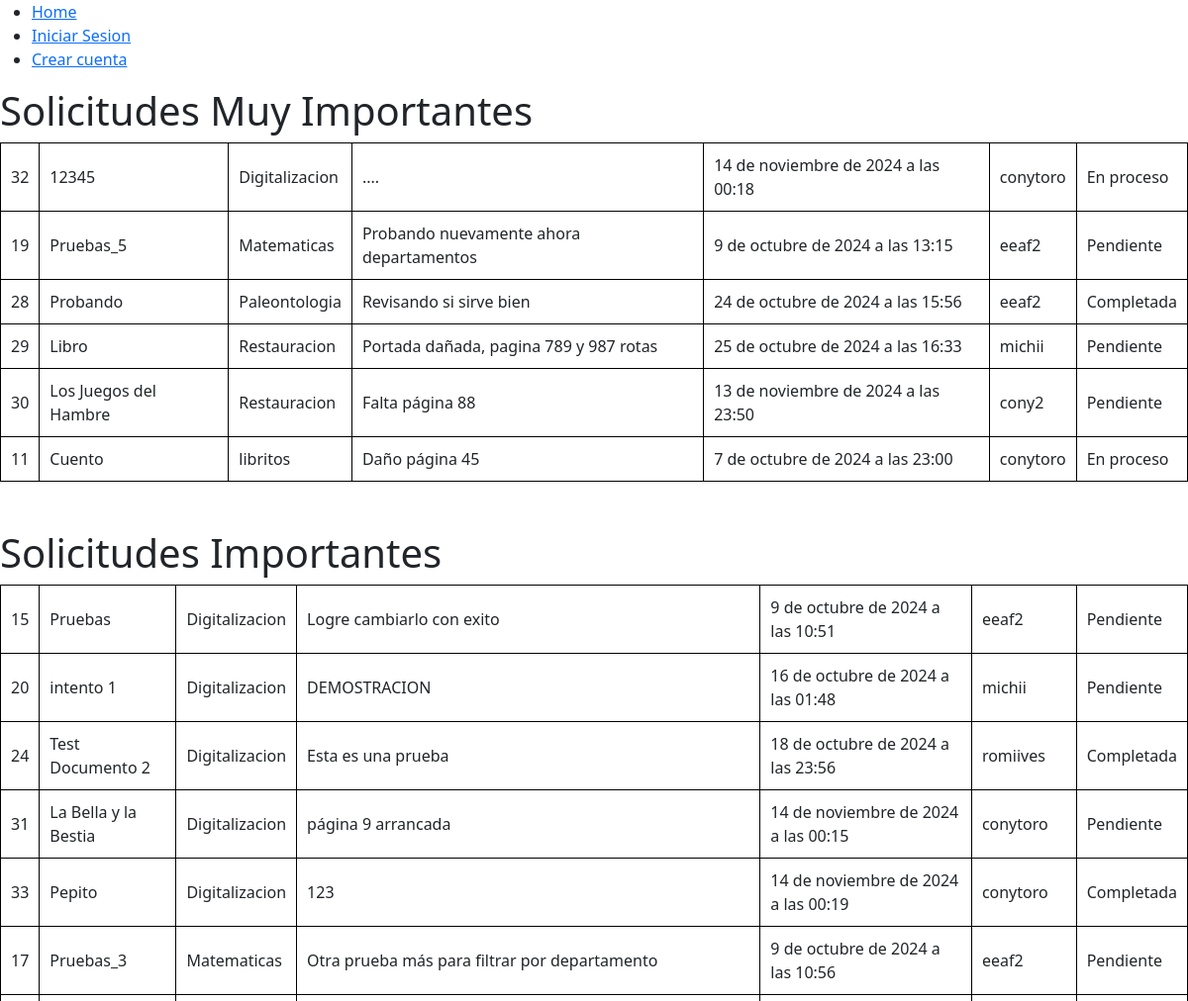
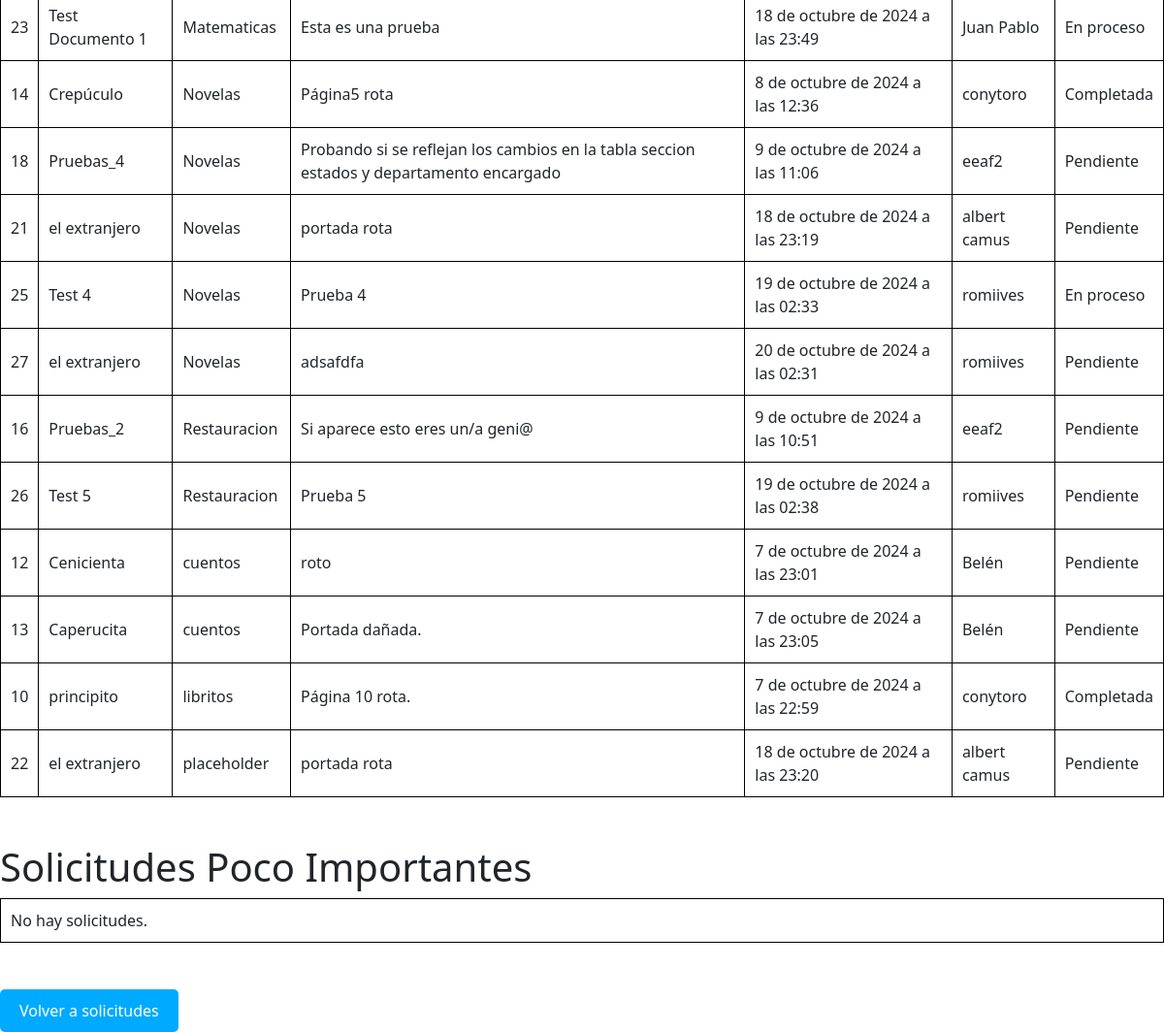
The page /solicitudes_existentes/prioridades on the database as committed earlier (2 pictures, top to bottom).
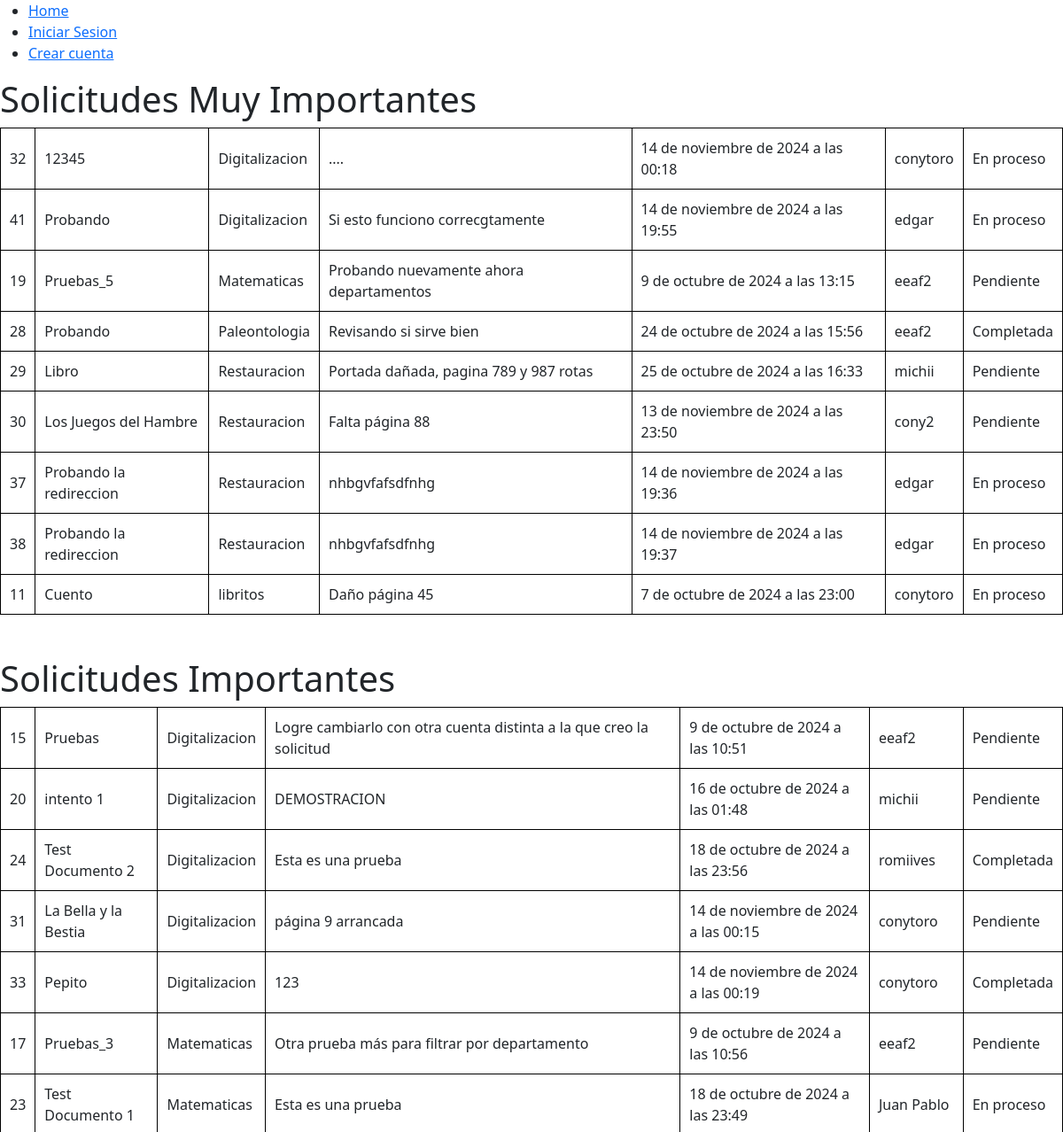
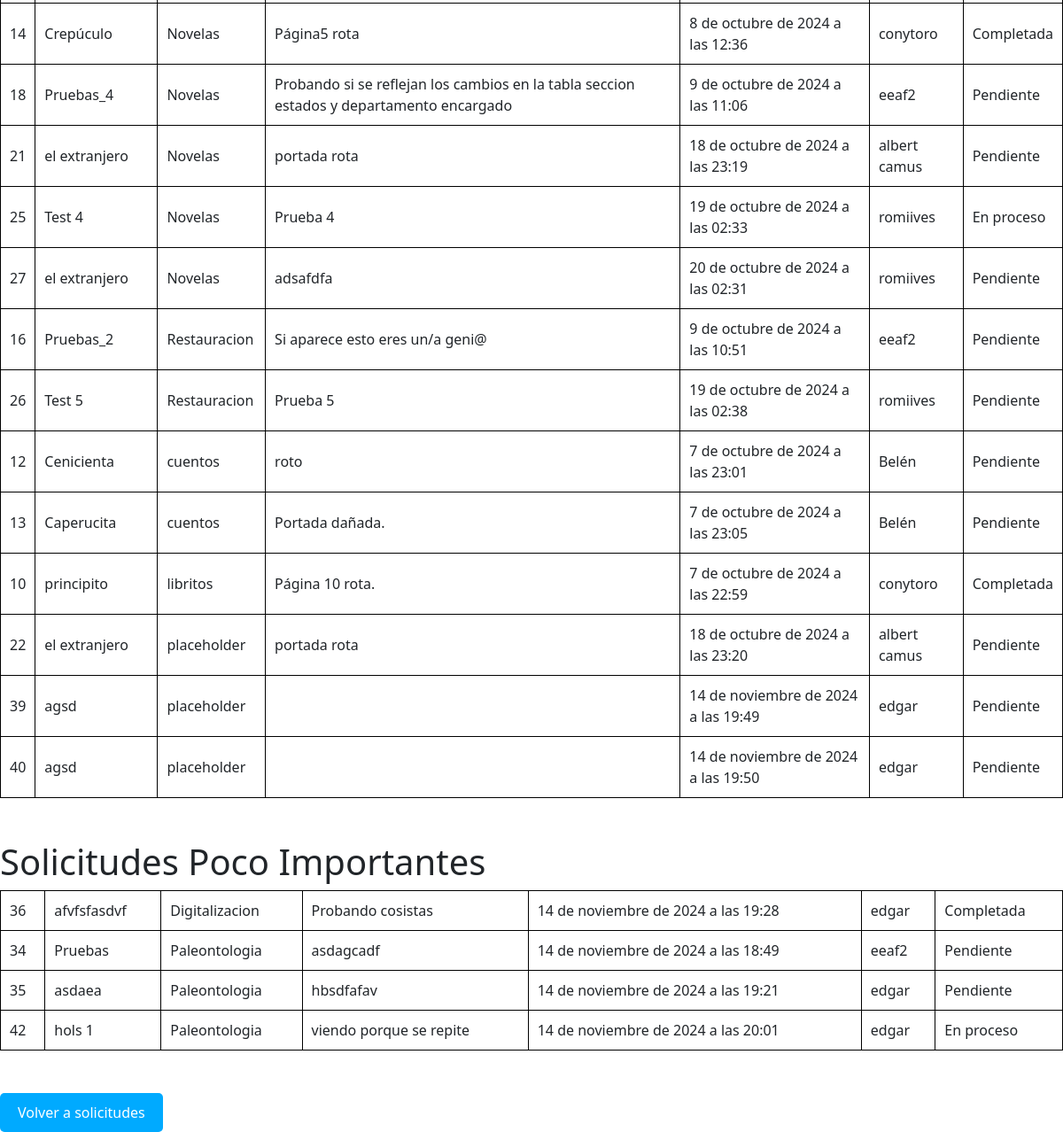
The same page on the database as committed later (2 pictures, top to bottom).
### Cuentas/models.py (models this page shows, shortened)
class Solicitudes(models.Model):
    ESTADOS = [
        ('Pendiente','Pendiente'),
        ('En proceso','En proceso'),
        ('Completada','Completada'),
        ('Rechazada','Rechazada')
    ]
    DEPARTAMENTOS = [
        ("placeholder","Seleccionar"),
        ("Matematicas","Matematicas"),
        ("Paleontologia","Paleontologia"),
        ("Restauracion","Restauracion"),
        ("Digitalizacion","Digitalizacion"),
        ("libritos","Libreria"),
        ("Novelas","Novelas"),
        ("cuentos","Cuentos"),
        ]
    Prioridad=[
        ("Muy Importante","Muy Importante"),
        ("Importante","Importante"),
        ("Poco Importante","Poco Importante")
    ]
    documento = models.CharField(max_length=100)
    departamento = models.CharField(max_length=60, choices=DEPARTAMENTOS,default="placeholder")
    nota = models.TextField(blank=True)
    fecha = models.DateTimeField(auto_now_add=True)
    autor = models.CharField(max_length=60)
    estado = models.CharField(max_length=20, choices=ESTADOS, default='pendiente')
    prioridad= models.CharField(max_length=120, choices=Prioridad, default="Importante")
    class Meta:
        ordering = ['-fecha']  # Ordena por fecha de manera ascendente
        ordering = ['departamento']

### Cuentas/views.py (the view)
# urls.py: path("solicitudes_existentes/prioridades", views.prioridades, name="Prioridad"),
def prioridades(request):
    soli_MI= Solicitudes.objects.filter(prioridad="Muy Importante")
    soli_I= Solicitudes.objects.filter(prioridad="Importante")
    soli_PI= Solicitudes.objects.filter(prioridad="Poco Importante")
    return render(request,"prioridad.html", {
        "MI":soli_MI,
        "I":soli_I,
        "PI":soli_PI
    })

### Cuentas/templates/prioridad.html (shortened to what this page needs)
{% extends "master.html" %}
{% block content %}
<body>
    <h1>Solicitudes Muy Importantes</h1>
    <table>
        <tbody>
            {% for x in MI %}
                <tr>
                    <td>{{ x.id }}</td>
                    <td>{{ x.documento }}</td>
                    <td>{{ x.departamento }}</td>
                    <td>{{ x.nota }}</td>
                    <td>{{ x.fecha }}</td>
                    <td>{{ x.autor }}</td>
                    <td>{{ x.estado }}</a></td>
                </tr>
            {% empty %}
                <tr>
                    <td colspan="7">No hay solicitudes.</td>
                </tr>
            {% endfor %}
        </tbody>
    </table>
    <br>
    <br>
    <h1>Solicitudes Importantes</h1>
    <table>
        <tbody>
            {% for x in I %}
                <tr>
                    <td>{{ x.id }}</td>
                    <td>{{ x.documento }}</td>
                    <td>{{ x.departamento }}</td>
                    <td>{{ x.nota }}</td>
                    <td>{{ x.fecha }}</td>
                    <td>{{ x.autor }}</td>
                    <td>{{ x.estado }}</a></td>
                </tr>
            {% empty %}
                <tr>
                    <td colspan="7">No hay solicitudes.</td>
                </tr>
            {% endfor %}
        </tbody>
    </table>
    <br>
    <br>
    <h1>Solicitudes Poco Importantes</h1>
    <table>
        <tbody>
            {% for x in PI %}
                <tr>
                    <td>{{ x.id }}</td>
                    <td>{{ x.documento }}</td>
                    <td>{{ x.departamento }}</td>
                    <td>{{ x.nota }}</td>
                    <td>{{ x.fecha }}</td>
                    <td>{{ x.autor }}</td>
                    <td>{{ x.estado }}</a></td>
                </tr>
            {% empty %}
                <tr>
                    <td colspan="7">No hay solicitudes.</td>
                </tr>
            {% endfor %}
        </tbody>
    </table>
    <br>
    <br>
    <a href="/solicitudes_existentes">
        <button style="background-color: #00aaff; color: white; border: none; padding: 10px 20px; border-radius: 5px; cursor: pointer;">
            Volver a solicitudes
        </button>
    </a>
</body>
{% endblock %}

### Cuentas/templates/master.html (shortened to what this page needs)
<!DOCTYPE html>
<html lang="en">
<head>
    <link href="https://cdn.jsdelivr.net/npm/bootstrap@5.3.3/dist/css/bootstrap.min.css" rel="stylesheet">
</head>
<body>
    <nav>
        <ul>
            <li>
                <a href="{% url 'Home' %}">Home</a>
            </li>
            {% if user.is_authenticated %}
            <li>
                <a href="/solicitudes">Crear una nueva solicitud</a>
            </li>
            <li>
                <a href="{% url 'redirigir_solicitudes' %}">Solicitudes existentes</a>
            </li>
            <li>
                <a href="/cerrar_sesion">Cerrar Sesion</a>
            </li>
            <li>
                <a href="/perfil">Perfil</a>
            </li>
            {% else %}
            <li>
                <a href="/iniciar_sesion">Iniciar Sesion</a>
            </li>
            <li>
                <a href="/crear_cuenta">Crear cuenta</a>
            </li>
            {% endif %}
        </ul>
    </nav>
    {% block content %}
    {% endblock %}
</body>
</html>

### Cuentas/templates/prioridad.html (style rules this page uses)
table { width: 100%; border-collapse: collapse; }
table, th, td { border: 1px solid black; }
th, td { padding: 10px; text-align: left; }

Rows that differ between the two databases and show on the page:
added Solicitudes: id "41", documento "Probando", departamento "Digitalizacion", nota "Si esto funciono correcgtamente", fecha "14 de noviembre de 2024 a las 19:55", autor "edgar", estado "En proceso", shown under "Solicitudes Muy Importantes"
added Solicitudes: id "37", documento "Probando la redireccion", departamento "Restauracion", nota "nhbgvfafsdfnhg", fecha "14 de noviembre de 2024 a las 19:36", autor "edgar", estado "En proceso", shown under "Solicitudes Muy Importantes"
added Solicitudes: id "38", documento "Probando la redireccion", departamento "Restauracion", nota "nhbgvfafsdfnhg", fecha "14 de noviembre de 2024 a las 19:37", autor "edgar", estado "En proceso", shown under "Solicitudes Muy Importantes"
changed Solicitudes id 15: nota "Logre cambiarlo con exito" → "Logre cambiarlo con otra cuenta distinta a la que creo la solicitud"
added Solicitudes: id "39", documento "agsd", departamento "placeholder", fecha "14 de noviembre de 2024 a las 19:49", autor "edgar", estado "Pendiente", shown under "Solicitudes Importantes"
added Solicitudes: id "40", documento "agsd", departamento "placeholder", fecha "14 de noviembre de 2024 a las 19:50", autor "edgar", estado "Pendiente", shown under "Solicitudes Importantes"
added Solicitudes: id "36", documento "afvfsfasdvf", departamento "Digitalizacion", nota "Probando cosistas", fecha "14 de noviembre de 2024 a las 19:28", autor "edgar", estado "Completada", shown under "Solicitudes Poco Importantes"
added Solicitudes: id "34", documento "Pruebas", departamento "Paleontologia", nota "asdagcadf", fecha "14 de noviembre de 2024 a las 18:49", autor "eeaf2", estado "Pendiente", shown under "Solicitudes Poco Importantes"
added Solicitudes: id "35", documento "asdaea", departamento "Paleontologia", nota "hbsdfafav", fecha "14 de noviembre de 2024 a las 19:21", autor "edgar", estado "Pendiente", shown under "Solicitudes Poco Importantes"
added Solicitudes: id "42", documento "hols 1", departamento "Paleontologia", nota "viendo porque se repite", fecha "14 de noviembre de 2024 a las 20:01", autor "edgar", estado "En proceso", shown under "Solicitudes Poco Importantes"
Other text that changed with them:
text no longer shown: "No hay solicitudes."
